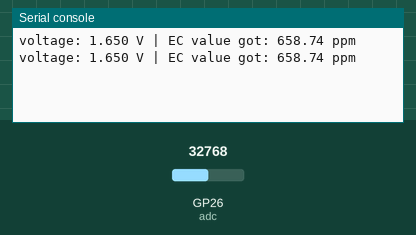
Simulated run of this program. Board: Raspberry Pi Pico running MicroPython. Parts: the last lines printed to the serial console. The test bench sets the inputs (shaded band); at power-on: GP26 (adc) = 32768 (analog values on the 0–65535 scale).

Above: at 1.2 s.
1.3 s: GP26 (adc) set to 45874
At 2.6 s:
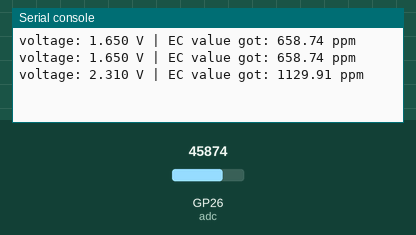
2.8 s: GP26 (adc) set to 57670
At 3.7 s:
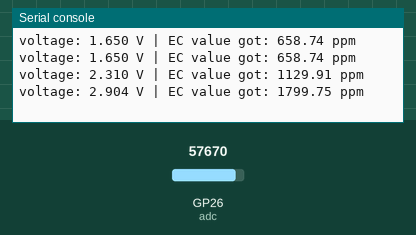
Timing chart, 0 to 5.8 s (numbered marks = the images above; inputs shaded):
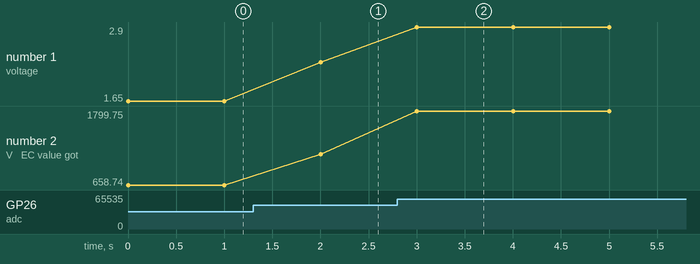

The program:

tds_reader.py
```python
from machine import ADC, Pin

#Set up ADC on GP26 (physical pin 31)
adc= ADC(Pin(26))

def read_tds_voltage():
    raws_Data= adc.read_u16()
    voltage= raws_Data * 3.3 / 65535
    return voltage

def read_tds_value():
    """Looping to change voltage to TDS"""
    voltage = read_tds_voltage()
    tds = (133.42* voltage**3 - 255.86* voltage**2 + 857.39* voltage)* 0.5
    return round(tds, 2)

# Optional standalone test
if __name__ == "__main__":
    import time
    while True:
        voltage = read_tds_voltage()
        sleep_time  =1
        tds = read_tds_value()
        print(f"voltage: {voltage:.3f} V | EC value got: {tds:.2f} ppm")
        time.sleep(sleep_time)
```

Measured:
- after the input at 1.3 s, the serial console: prints a new line after 0.70 s (image 1)
- after the input at 2.8 s, the serial console: prints a new line after 0.20 s (image 2)
- plotted number 1: 1.65 → 2.31 after the input at 1.3 s, 2.31 → 2.9 after the input at 2.8 s
- plotted number 2: 658.74 → 1129.91 after the input at 1.3 s, 1129.91 → 1799.75 after the input at 2.8 s
